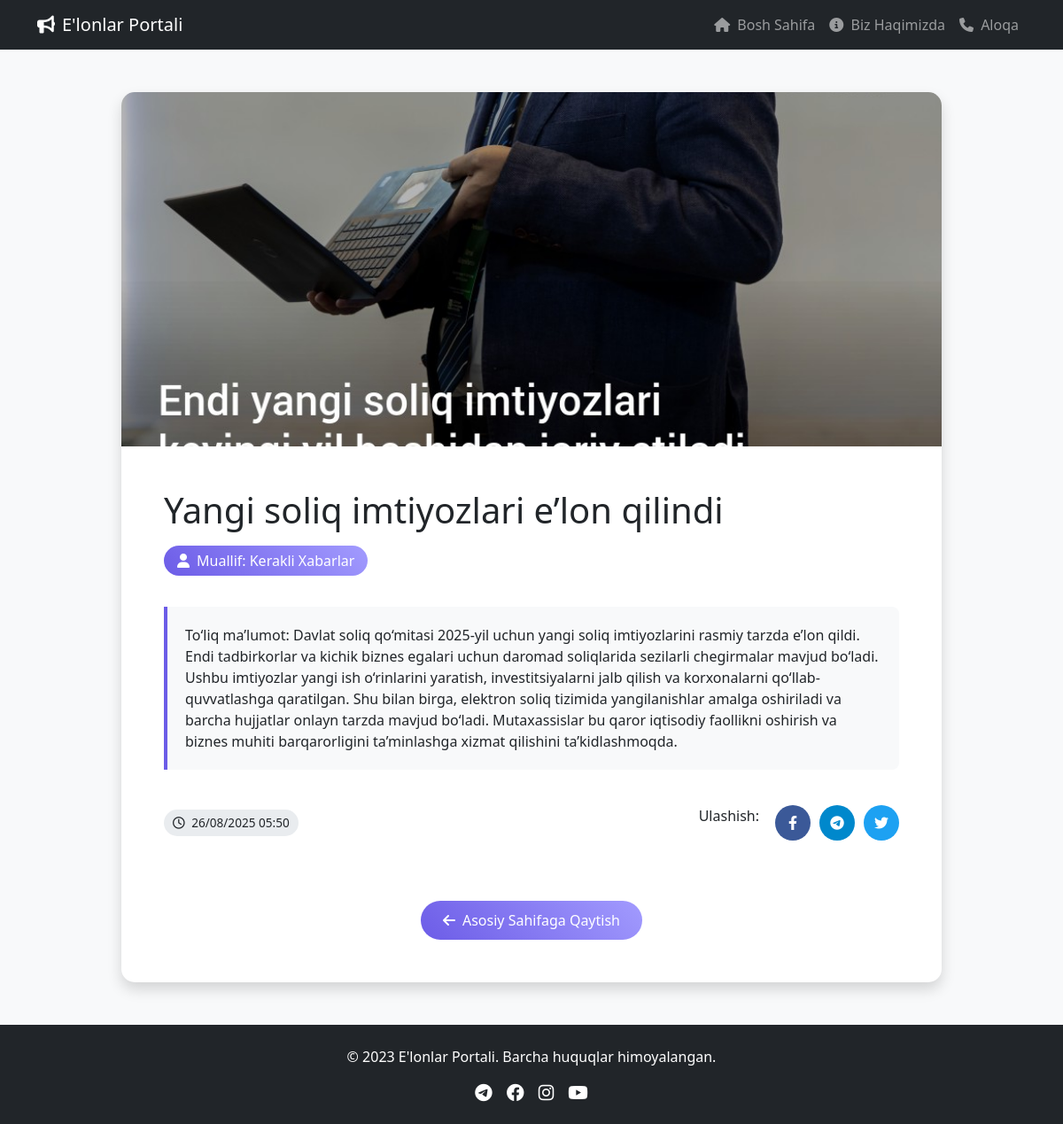
The app's page /announcement/1/ with its own data.
### app/models.py (models this page shows, shortened)
class Announcement(models.Model):
    name = models.CharField(max_length=250, verbose_name="Malumot Nomi")
    description = models.TextField(verbose_name="Malumot qo‘shing")
    views = models.IntegerField(default=0, null=True, blank=True, verbose_name="Ko‘rishlar soni")
    image = models.ImageField(upload_to="image/", null=True, blank=True, verbose_name="Surat kiriting")
    video = models.FileField(upload_to="video/", null=True, blank=True, verbose_name="Video kiriting")
    create_at = models.DateTimeField(auto_now_add=True, verbose_name="Qo‘yilgan vaqti")
    update_at = models.DateTimeField(auto_now=True, verbose_name="O‘zgartirilgan vaqti")
    published = models.BooleanField(default=True, verbose_name="Saytga chiqarilsinmi?")
    author = models.ForeignKey(Advertisement, on_delete=models.CASCADE, verbose_name="Bo‘limlar")
    class Meta:
        verbose_name = 'Elon'
        verbose_name_plural = 'Elonlar'
        ordering = ['-create_at']

class Advertisement(models.Model):
    title = models.CharField(max_length=250)
    class Meta:
        verbose_name = 'Reklama'
        verbose_name_plural = 'Reklamalar'
        ordering = ['title']

### app/views.py (the view)
# urls.py: path('announcement/<int:pk>/', announcement_detail, name='announcement_detail'),
def announcement_detail(request, pk):
    announcement = get_object_or_404(Announcement, pk=pk)
    context = {
        'announcement': announcement
    }
    return render(request, 'app/announcement_detail.html', context)

### app/templates/app/announcement_detail.html (shortened to what this page needs)
<!DOCTYPE html>
<html lang="uz">
<head>
    <link href="https://cdn.jsdelivr.net/npm/bootstrap@5.3.0/dist/css/bootstrap.min.css" rel="stylesheet">
    <link rel="stylesheet" href="https://cdnjs.cloudflare.com/ajax/libs/font-awesome/6.4.0/css/all.min.css">
</head>
<body>
    <nav class="navbar navbar-expand-lg navbar-dark bg-dark sticky-top">
        <div class="container">
            <a class="navbar-brand" href="#">
                <i class="fas fa-bullhorn me-2"></i>E'lonlar Portali
            </a>
            <div class="collapse navbar-collapse" id="navbarNav">
                <ul class="navbar-nav ms-auto">
                    <li class="nav-item">
                        <a class="nav-link" href="{% url 'index' %}"><i class="fas fa-home me-1"></i> Bosh Sahifa</a>
                    </li>
                    <li class="nav-item">
                        <a class="nav-link" href="#"><i class="fas fa-info-circle me-1"></i> Biz Haqimizda</a>
                    </li>
                    <li class="nav-item">
                        <a class="nav-link" href="#"><i class="fas fa-phone me-1"></i> Aloqa</a>
                    </li>
                </ul>
            </div>
        </div>
    </nav>
    <div class="container my-5">
        <div class="row justify-content-center">
            <div class="col-lg-10">
                <div class="announcement-card bg-white">
                    {% if announcement.image %}
                    <img src="{{ announcement.image.url }}" alt="{{ announcement.name }}" class="announcement-image">
                    {% endif %}
                    <div class="p-4 p-md-5">
                        <h1 class="mb-3">{{ announcement.name }}</h1>
                        <div class="author-badge">
                            <i class="fas fa-user me-2"></i>Muallif: {{ announcement.author.title }}
                        </div>
                        <div class="description-box">
                            <p class="mb-0">{{ announcement.description }}</p>
                        </div>
                        <div class="d-flex justify-content-between align-items-center flex-wrap">
                            <div class="time-badge">
                                <i class="far fa-clock me-1"></i> {{ announcement.create_at|date:"d/m/Y H:i" }}
                            </div>
                            <div class="social-share">
                                <span class="me-2">Ulashish:</span>
                                <a href="#" class="social-icon facebook"><i class="fab fa-facebook-f"></i></a>
                                <a href="#" class="social-icon telegram"><i class="fab fa-telegram-plane"></i></a>
                                <a href="#" class="social-icon twitter"><i class="fab fa-twitter"></i></a>
                            </div>
                        </div>
                        <div class="mt-5 text-center">
                            <a href="{% url 'index' %}" class="btn back-button text-white">
                                <i class="fas fa-arrow-left me-2"></i>Asosiy Sahifaga Qaytish
                            </a>
                        </div>
                    </div>
                </div>
            </div>
        </div>
    </div>
    <footer class="bg-dark text-white text-center py-4 mt-5">
        <div class="container">
            <p>&copy; 2023 E'lonlar Portali. Barcha huquqlar himoyalangan.</p>
            <div class="d-flex justify-content-center gap-3">
                <a href="#" class="text-white"><i class="fab fa-telegram fa-lg"></i></a>
                <a href="#" class="text-white"><i class="fab fa-facebook fa-lg"></i></a>
                <a href="#" class="text-white"><i class="fab fa-instagram fa-lg"></i></a>
                <a href="#" class="text-white"><i class="fab fa-youtube fa-lg"></i></a>
            </div>
        </div>
    </footer>
</body>
</html>

### app/templates/app/announcement_detail.html (style rules this page uses)
body { background-color: #f8f9fa; font-family: 'Segoe UI', Tahoma, Geneva, Verdana, sans-serif; }
.announcement-card { border-radius: 15px; box-shadow: 0 0.5rem 1rem rgba(0, 0, 0, 0.15); overflow: hidden; transition: transform 0.3s ease; }
.announcement-image { height: 400px; object-fit: cover; width: 100%; }
.author-badge { background: linear-gradient(45deg, #6c5ce7, #a29bfe); color: white; padding: 5px 15px; border-radius: 20px; display: inline-block; margin-bottom: 15px; }
.description-box { background-color: #f8f9fa; border-left: 4px solid #6c5ce7; padding: 20px; border-radius: 0 8px 8px 0; margin: 20px 0; }
.back-button { background: linear-gradient(45deg, #6c5ce7, #a29bfe); border: none; border-radius: 30px; padding: 10px 25px; transition: all 0.3s ease; }
.time-badge { background-color: #e9ecef; padding: 5px 10px; border-radius: 15px; font-size: 0.85rem; }
.social-share { display: flex; gap: 10px; margin: 20px 0; }
.social-icon { width: 40px; height: 40px; border-radius: 50%; display: flex; align-items: center; justify-content: center; color: white; text-decoration: none; transition: all 0.3s ease; }
.facebook { background-color: #3b5998; }
.telegram { background-color: #0088cc; }
.twitter { background-color: #1da1f2; }

### records on screen
Announcement: image (picture), name "Yangi soliq imtiyozlari e’lon qilindi", author "Kerakli Xabarlar", description "To‘liq ma’lumot: Davlat soliq qo‘mitasi 2025-yil uchun yangi soliq imtiyozlarini rasmiy tarzda e’lon qildi. Endi tadbirkorlar va kichik biznes egalari uchun daromad soliqlarida sezilarli chegirmalar mavjud bo‘ladi. Ushbu imtiyozlar yangi ish o‘rinlarini yaratish, investitsiyalarni jalb qilish va korxonalarni qo‘llab-quvvatlashga qaratilgan. Shu bilan birga, elektron soliq tizimida yangilanishlar amalga oshiriladi va barcha hujjatlar onlayn tarzda mavjud bo‘ladi. Mutaxassislar bu qaror iqtisodiy faollikni oshirish va biznes muhiti barqarorligini ta’minlashga xizmat qilishini ta’kidlashmoqda.", create_at "26/08/2025 05:50"
